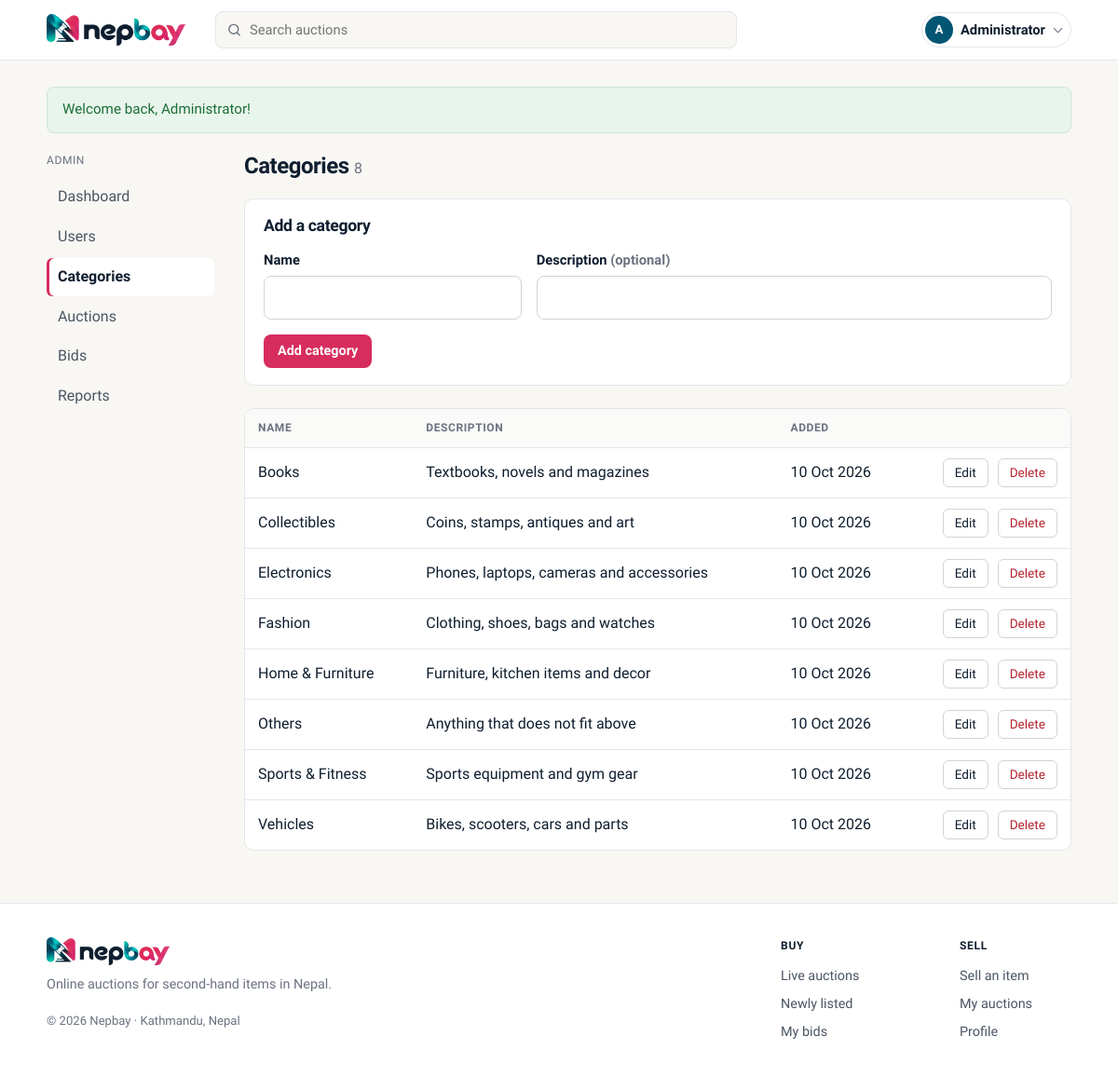
Screenshot of /admin/categories.php (signed in) with the database file from the repository.
### tables this page shows
CREATE TABLE IF NOT EXISTS users (
    id            INT UNSIGNED AUTO_INCREMENT PRIMARY KEY,
    name          VARCHAR(100) NOT NULL,
    email         VARCHAR(150) NOT NULL UNIQUE,
    password_hash VARCHAR(255) NOT NULL,           
    phone         VARCHAR(20)  NULL,
    address       VARCHAR(255) NULL,
    role          ENUM('user', 'admin') NOT NULL DEFAULT 'user',
    status        ENUM('active', 'blocked') NOT NULL DEFAULT 'active',
    created_at    DATETIME NOT NULL DEFAULT CURRENT_TIMESTAMP
);

CREATE TABLE IF NOT EXISTS categories (
    id          INT UNSIGNED AUTO_INCREMENT PRIMARY KEY,
    name        VARCHAR(100) NOT NULL UNIQUE,
    description VARCHAR(255) NULL,
    created_at  DATETIME NOT NULL DEFAULT CURRENT_TIMESTAMP
);

### includes/functions.php (called while the page is built, shortened)
<?php
function e(?string $text): string
{
    return htmlspecialchars($text ?? '', ENT_QUOTES, 'UTF-8');
}
function format_date(string $datetime): string
{
    return date('j M Y', strtotime($datetime));
}
function get_flash(): ?array
{
    $flash = $_SESSION['flash'] ?? null;
    return $flash;
}

### includes/db.php (called while the page is built)
<?php
function db(): PDO
{
    static $pdo = null;
    if ($pdo === null) {
        $dsn = 'mysql:host=' . DB_HOST . ';dbname=' . DB_NAME . ';charset=utf8mb4';
        $pdo = new PDO($dsn, DB_USER, DB_PASS, [
            PDO::ATTR_ERRMODE            => PDO::ERRMODE_EXCEPTION,
            PDO::ATTR_DEFAULT_FETCH_MODE => PDO::FETCH_ASSOC,
            PDO::ATTR_EMULATE_PREPARES   => false,
        ]);
        $pdo->exec("SET time_zone = '+05:45'");
    }
    return $pdo;
}

### includes/auth.php (called while the page is built, shortened)
<?php
function current_user(): ?array
{
    static $user = false;
    if ($user === false) {
        $user = null;
        if (isset($_SESSION['user_id'])) {
            $stmt = db()->prepare('SELECT id, name, email, phone, address, role, status FROM users WHERE id = ?');
            $stmt->execute([$_SESSION['user_id']]);
            $row = $stmt->fetch();
            if ($row && $row['status'] === 'active') {
                $user = $row;
            } else {
                unset($_SESSION['user_id']);
            }
        }
    }
    return $user;
}
function is_logged_in(): bool
{
    return current_user() !== null;
}
function require_login(): void
{
    if (!is_logged_in()) {
        set_flash('error', 'Please log in to continue.');
        $currentPage = substr($_SERVER['REQUEST_URI'], strlen(BASE_URL));
        redirect('/login.php?redirect=' . urlencode($currentPage));
    }
}
function require_admin(): void
{
    require_login();
}

### admin/categories.php (the view, shortened to what this page needs)
<?php
require_admin();
$editing = null;
$formId          = (int) ($_POST['id'] ?? $editing['id'] ?? 0);
$formName        = $_POST['name'] ?? $editing['name'] ?? '';
$formDescription = $_POST['description'] ?? $editing['description'] ?? '';
$categories = db()->query('SELECT id, name, description, created_at FROM categories ORDER BY name')->fetchAll();
require __DIR__ . '/../includes/header.php';
?>
<div class="admin-layout">
    <?php require __DIR__ . '/../includes/admin_sidebar.php'; ?>
    <section class="admin-content">
        <h1>Categories <span class="count"><?= count($categories) ?></span></h1>
        <form method="post" action="<?= BASE_URL ?>/admin/categories.php" class="panel">
            <h2><?= $formId ? 'Edit category' : 'Add a category' ?></h2>
            <div class="form-row">
                <div>
                    <label for="name">Name</label>
                    <input type="text" id="name" name="name" value="<?= e($formName) ?>" maxlength="100" required>
                </div>
                <div>
                    <label for="description">Description <span class="muted">(optional)</span></label>
                    <input type="text" id="description" name="description" value="<?= e($formDescription) ?>" maxlength="255">
                </div>
            </div>
            <div class="form-actions">
                <button type="submit" class="btn btn-small"><?= $formId ? 'Save changes' : 'Add category' ?></button>
            </div>
        </form>
        <?php if (empty($categories)): ?>
            <p class="empty">No categories yet. Add the first one above.</p>
        <?php else: ?>
            <div class="table-wrap">
                <table>
                    <thead>
                        <tr>
                            <th>Name</th>
                            <th>Description</th>
                            <th>Added</th>
                            <th></th>
                        </tr>
                    </thead>
                    <tbody>
                        <?php foreach ($categories as $c): ?>
                            <tr class="<?= $c['id'] === $formId ? 'editing' : '' ?>">
                                <td><?= e($c['name']) ?></td>
                                <td class="wrap"><?= $c['description'] ? e($c['description']) : '<span class="muted">-</span>' ?></td>
                                <td><?= format_date($c['created_at']) ?></td>
                                <td class="actions">
                                    <a href="?edit=<?= $c['id'] ?>" class="btn-outline">Edit</a>
                                    <form method="post" class="inline">
                                        <button type="submit" class="btn-outline danger"
                                                onclick="return confirm(<?= e(json_encode('Delete the category "' . $c['name'] . '"?')) ?>)">Delete</button>
                                    </form>
                                </td>
                            </tr>
                        <?php endforeach; ?>
                    </tbody>
                </table>
            </div>
        <?php endif; ?>
    </section>
</div>
<?php require __DIR__ . '/../includes/footer.php'; ?>

### includes/header.php (shortened to what this page needs)
<?php
$user  = current_user();
$flash = get_flash();
$currentScript = substr($_SERVER['SCRIPT_NAME'], strlen(BASE_URL));
$searchText    = $currentScript === '/index.php' ? ($_GET['q'] ?? '') : '';
?>
<!DOCTYPE html>
<html lang="en">
<head>
    <link rel="stylesheet" href="<?= BASE_URL ?>/assets/css/style.css?v=<?= filemtime(__DIR__ . '/../assets/css/style.css') ?>">
</head>
<body>
<header class="navbar">
    <div class="container nav-inner">
        <a href="<?= BASE_URL ?>/index.php" class="logo"><img src="<?= BASE_URL ?>/assets/img/logo.png" alt="Nepbay"></a>
        <form action="<?= BASE_URL ?>/index.php" method="get" class="nav-search" role="search">
            <input type="search" name="q" value="<?= e($searchText) ?>" placeholder="Search auctions" aria-label="Search auctions">
        </form>
        <div class="nav-actions">
            <?php if ($user): ?>
                <details class="account-menu">
                    <summary aria-label="Account menu">
                        <span class="avatar" aria-hidden="true"><?= e(mb_strtoupper(mb_substr($user['name'], 0, 1))) ?></span>
                        <span class="account-name"><?= e(explode(' ', $user['name'])[0]) ?></span>
                    </summary>
                </details>
            <?php else: ?>
                <a href="<?= BASE_URL ?>/login.php" class="btn-ghost">Log in</a>
                <a href="<?= BASE_URL ?>/register.php" class="btn btn-small">Register</a>
            <?php endif; ?>
        </div>
    </div>
</header>
<main class="container">
    <?php if ($flash): ?>
        <div class="alert alert-<?= e($flash['type']) ?>" role="<?= $flash['type'] === 'error' ? 'alert' : 'status' ?>"><?= e($flash['message']) ?></div>
    <?php endif; ?>

### includes/admin_sidebar.php
<?php
$currentPage = basename($_SERVER['PHP_SELF']);
$adminLinks = [
    'index.php' => 'Dashboard',
    'users.php' => 'Users',
    'categories.php' => 'Categories',
    'auctions.php' => 'Auctions',
    'bids.php' => 'Bids',
    'reports.php' => 'Reports',
];
?>
<aside class="admin-sidebar">
    <p class="sidebar-title">Admin</p>
    <?php foreach ($adminLinks as $file => $label): ?>
        <a href="<?= BASE_URL ?>/admin/<?= $file ?>" class="<?= $currentPage === $file ? 'active' : '' ?>"><?= $label ?></a>
    <?php endforeach; ?>
</aside>

### includes/footer.php (shortened to what this page needs)
</main>
<footer class="footer">
    <div class="container footer-top">
        <div class="footer-about">
            <a href="<?= BASE_URL ?>/index.php" class="logo"><img src="<?= BASE_URL ?>/assets/img/logo.png" alt="Nepbay"></a>
            <p>Online auctions for second-hand items in Nepal.</p>
            <p class="copyright">&copy; <?= date('Y') ?> Nepbay &middot; Kathmandu, Nepal</p>
        </div>
        <div class="footer-col">
            <p class="footer-heading">Buy</p>
            <a href="<?= BASE_URL ?>/index.php">Live auctions</a>
            <a href="<?= BASE_URL ?>/index.php?sort=newest">Newly listed</a>
            <a href="<?= BASE_URL ?>/my-bids.php">My bids</a>
        </div>
        <div class="footer-col">
            <p class="footer-heading">Sell</p>
            <a href="<?= BASE_URL ?>/sell.php">Sell an item</a>
            <a href="<?= BASE_URL ?>/my-auctions.php">My auctions</a>
            <a href="<?= BASE_URL ?>/profile.php">Profile</a>
        </div>
    </div>
</footer>
</body>
</html>

### rows the page displays
users: name "A", name "Administrator"
categories: name "Books", description "Textbooks, novels and magazines", created_at "10 Oct 2026"
categories: name "Collectibles", description "Coins, stamps, antiques and art", created_at "10 Oct 2026"
categories: name "Electronics", description "Phones, laptops, cameras and accessories", created_at "10 Oct 2026"
categories: name "Fashion", description "Clothing, shoes, bags and watches", created_at "10 Oct 2026"
categories: name "Home & Furniture", description "Furniture, kitchen items and decor", created_at "10 Oct 2026"
categories: name "Others", description "Anything that does not fit above", created_at "10 Oct 2026"
categories: name "Sports & Fitness", description "Sports equipment and gym gear", created_at "10 Oct 2026"
categories: name "Vehicles", description "Bikes, scooters, cars and parts", created_at "10 Oct 2026"

### other values shown
$flash['message'] "Welcome back, Administrator!"
$label "Dashboard"
$label "Users"
$label "Categories"
$label "Auctions"
$label "Bids"
$label "Reports"
count($categories) "8"
